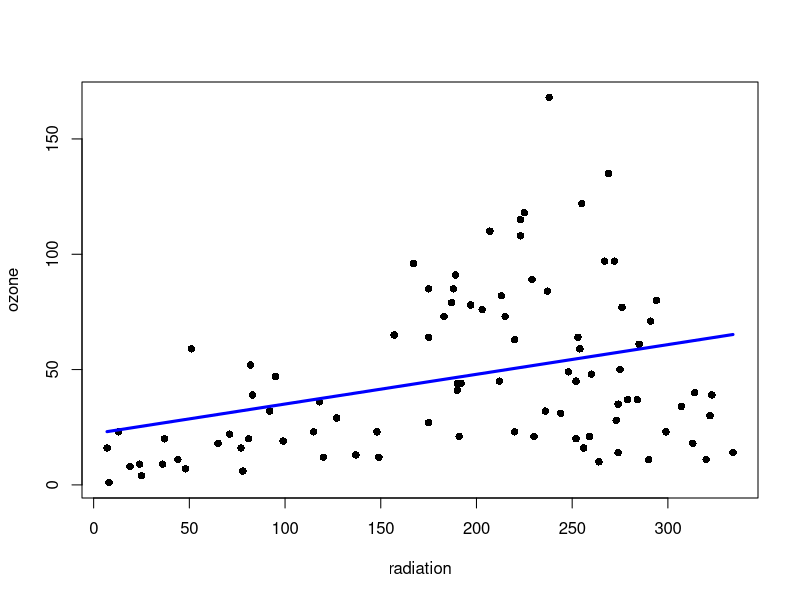
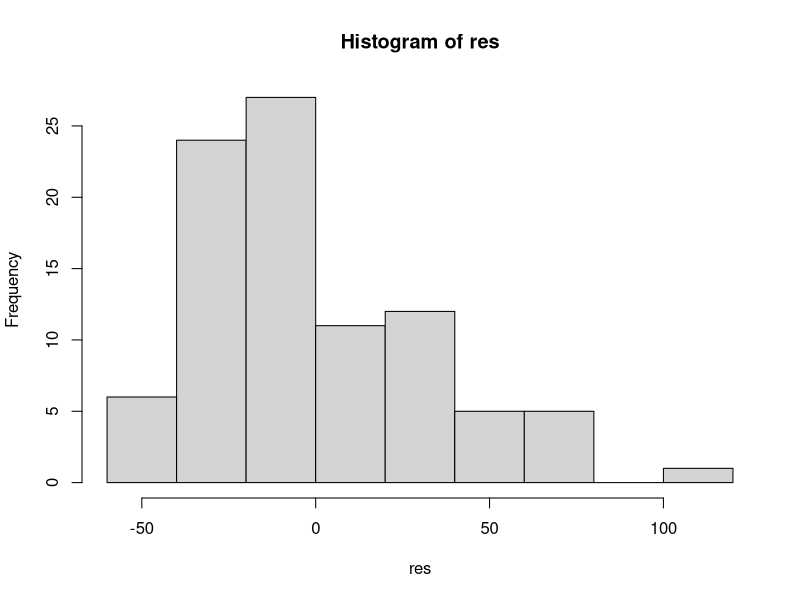
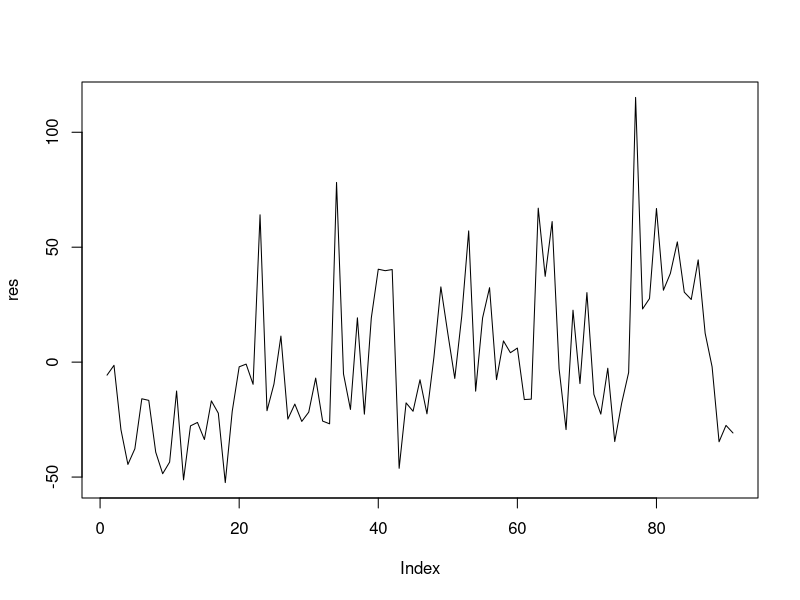
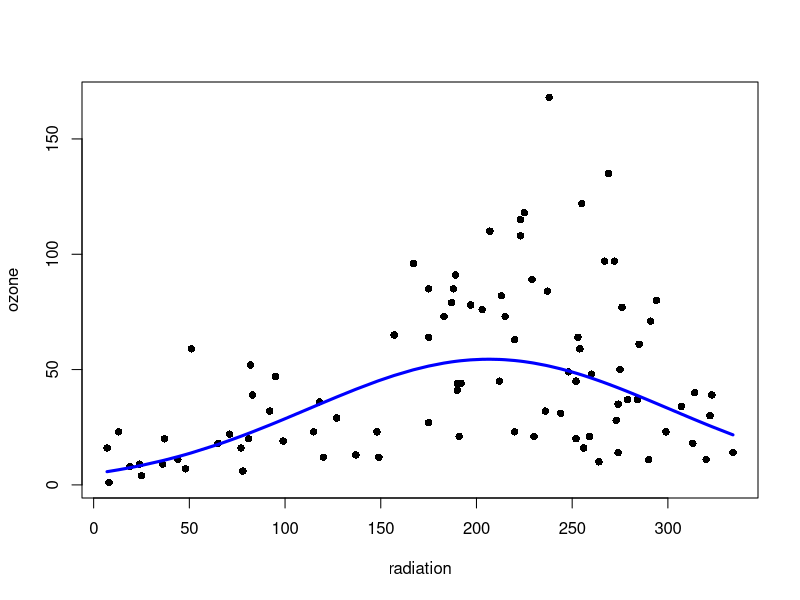
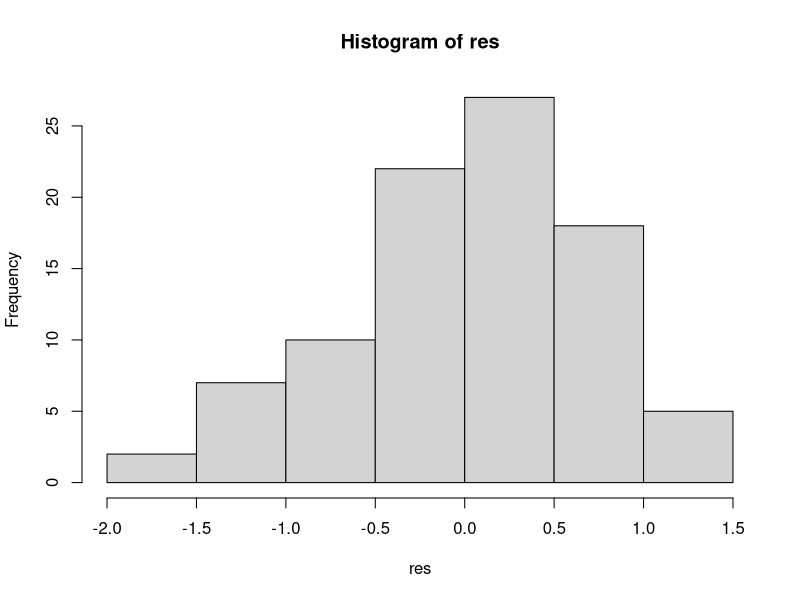
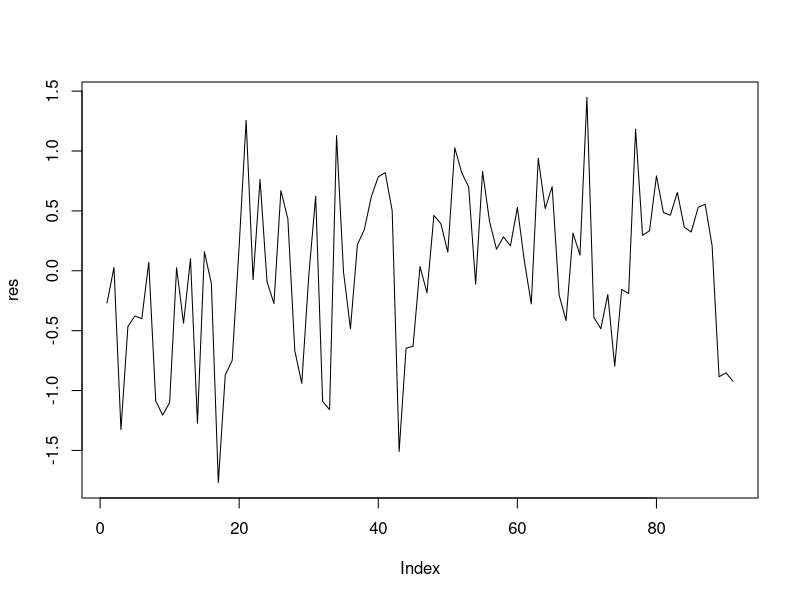

The R script that drew these images, in order: (Note: this script raises an error after producing the figures.)
library(fBasics) # Normality tests
library(lmtest)  # Heteroscedasticity tests
library(tseries) # Autoregressions

# initial data
library(datasets)
ozone <- airquality$Ozone
rad <- airquality$Solar.R
rem <- is.na(ozone) | is.na(rad)
ozone <- ozone[!rem]; rad <- rad[!rem]

# split data into learning and test sample
N <- length(ozone); E <- 20; T <- N-E
train.obs <- (1:T)
eval.obs <- (T+1):N
t.rad <- rad[train.obs]; t.ozone <- ozone[train.obs]
e.rad <- rad[eval.obs]; e.ozone <- ozone[eval.obs]

# regression
fit.par <- lm(ozone ~ radiation, data=data.frame(radiation=t.rad,ozone=t.ozone), weights=NULL)
# alternative regression call
# fit.par <- lm(t.ozone ~ t.rad)

##### Model quality analysis #####
summary(fit.par)

fit.par$coefficients
fit.par$residuals
fit.par$fitted.values

plot(t.rad,t.ozone,pch=16,xlab="radiation",ylab="ozone")
z <- order(t.rad)
lines(t.rad[z],fit.par$fitted.values[z],col="blue",lwd=3)

##### Residual analysis #####
res <- fit.par$residuals
hist(res)
plot(res,type="l")

# normality tests
shapiro.test(res)
jarqueberaTest(res)

##### Reforlmulation of the model #####
fit.par <- lm(log(ozone) ~ rad + rad2,data=data.frame(rad=t.rad,rad2=t.rad^2,ozone=t.ozone))
plot(t.rad,t.ozone,pch=16,xlab="radiation",ylab="ozone")
z <- order(t.rad)
lines(t.rad[z],exp(fit.par$fitted.values[z]),col="blue",lwd=3)

##### Residual analysis #####
res <- fit.par$residuals
hist(res)
plot(res,type="l")

# normality tests
shapiro.test(res)
jarqueberaTest(res)

##### Heteroscedasticity tests ####
bptest(fit.par,varformula=NULL,data=NULL,studentize=FALSE)
gqtest(fit.par,fraction=25,alternative="two.sided")





##### ASSUME THIS MODEL WITH HETEROSCEDASTICITY #####
oz <- lm(t.ozone ~ t.rad)
bptest(oz,varformula=NULL,data=NULL,studentize=FALSE)

# calculate estimates os standard deivatiations
e.sq <- oz$residuals^2
sigma.hat <- lm(e.sq ~ t.rad)$fitted.values ^ 0.5

# use weighted OLS
oz.wgt <- lm(t.ozone ~ t.rad, weights = 1/sigma.hat)




##### Autocorrelation test #####
dwtest(fit.par,alternative="two.sided")


##### Remove autoregressive part #####
adf.test(log(t.ozone))
ar1 <- arma(log(t.ozone), order = c(1,0))
adf.test(ar1$residuals[2:T])

fit.par <- lm(ozone ~ rad + rad2,data = data.frame(ozone = ar1$residuals[2:T],rad = t.rad[2:T], rad2 = t.rad[2:T]^2))
summary(fit.par)

##### Prediction #####
predict.arma <- function(model, data, newdata, alpha = 0.05) {
  # your code here
  list(fit = fit, lower = fit + delta*qt(alpha/2,df=df),
       upper = fit - delta*qt(alpha/2,df=df))
}

  ar1.frc <- predict.arma(model = ar1,
                        data = log(t.ozone)[1:(T-1)],
                        newdata = log(e.ozone), alpha = 0.1)
